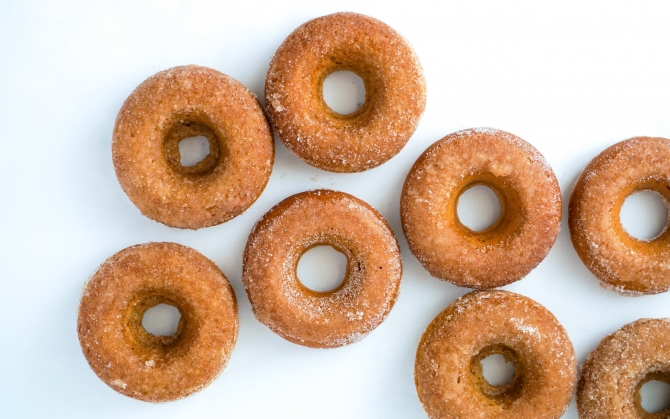
#> input picture db/donuts.jpg, 670 x 419 px
$ python lesson3.8.py   (older library calls are emulated)
#> lines starting #> are read from the running program, lines starting #| are printed output that depends on the picture; after the words box and inside, x2 and y2 are one past the last pixel; in counts of white or black regions, pixels touching at a corner belong together
import  cv2
import numpy as np
cv2.namedWindow('window')
cv2.moveWindow('window',75,75)
hsv_min = np.array((2,28,65), np.uint8)
hsv_max = np.array((26,238,255), np.uint8)
file_path="db/donuts.jpg"
img=cv2.imread(file_path)
#> img is the input picture: shape (419, 670, 3); mean B, G, R 158.7, 180.8, 210.4

hsv = cv2.cvtColor(img, cv2.COLOR_BGR2HSV)
#> hsv: shape (419, 670, 3); mean H, S, V 41.4, 84.7, 215.7
thresh = cv2.inRange(hsv, hsv_min, hsv_max)
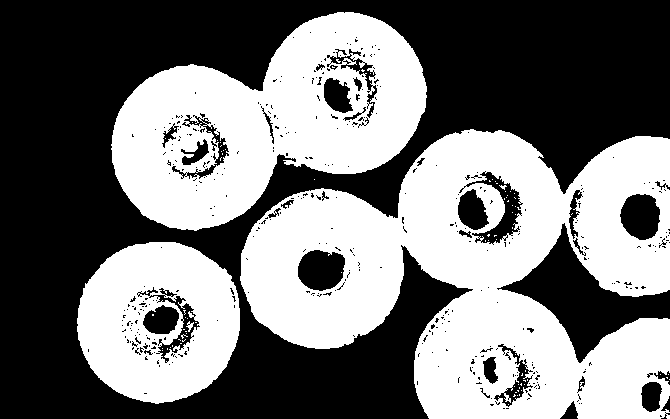
#> thresh: shape (419, 670); 46.9% white; 82 white regions (78 under 20 px)

_,countours,hierarchy=cv2.findContours(thresh.copy(),cv2.RETR_TREE,cv2.CHAIN_APPROX_SIMPLE)
#> countours = 691 contours, 634 with area under 20; largest, box (x1, y1, x2, y2) and area: (240, 129, 670, 419) 80340, (111, 12, 427, 231) 41734, (77, 242, 240, 404) 20550, (297, 249, 346, 292) 1584, (619, 193, 661, 241) 1490
cv2.drawContours(img,countours,-1,(255,0,0),3,cv2.LINE_AA,hierarchy,1)
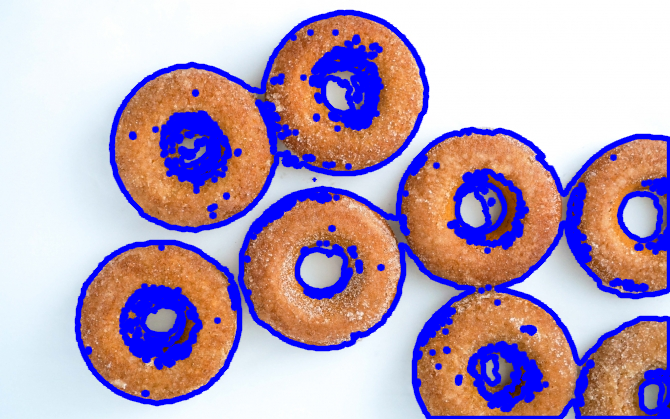
#> img: shape (419, 670, 3); mean B, G, R 186.7, 160.9, 183.3
cv2.imshow('window',img)
cv2.waitKey()
cv2.destroyAllWindows()
